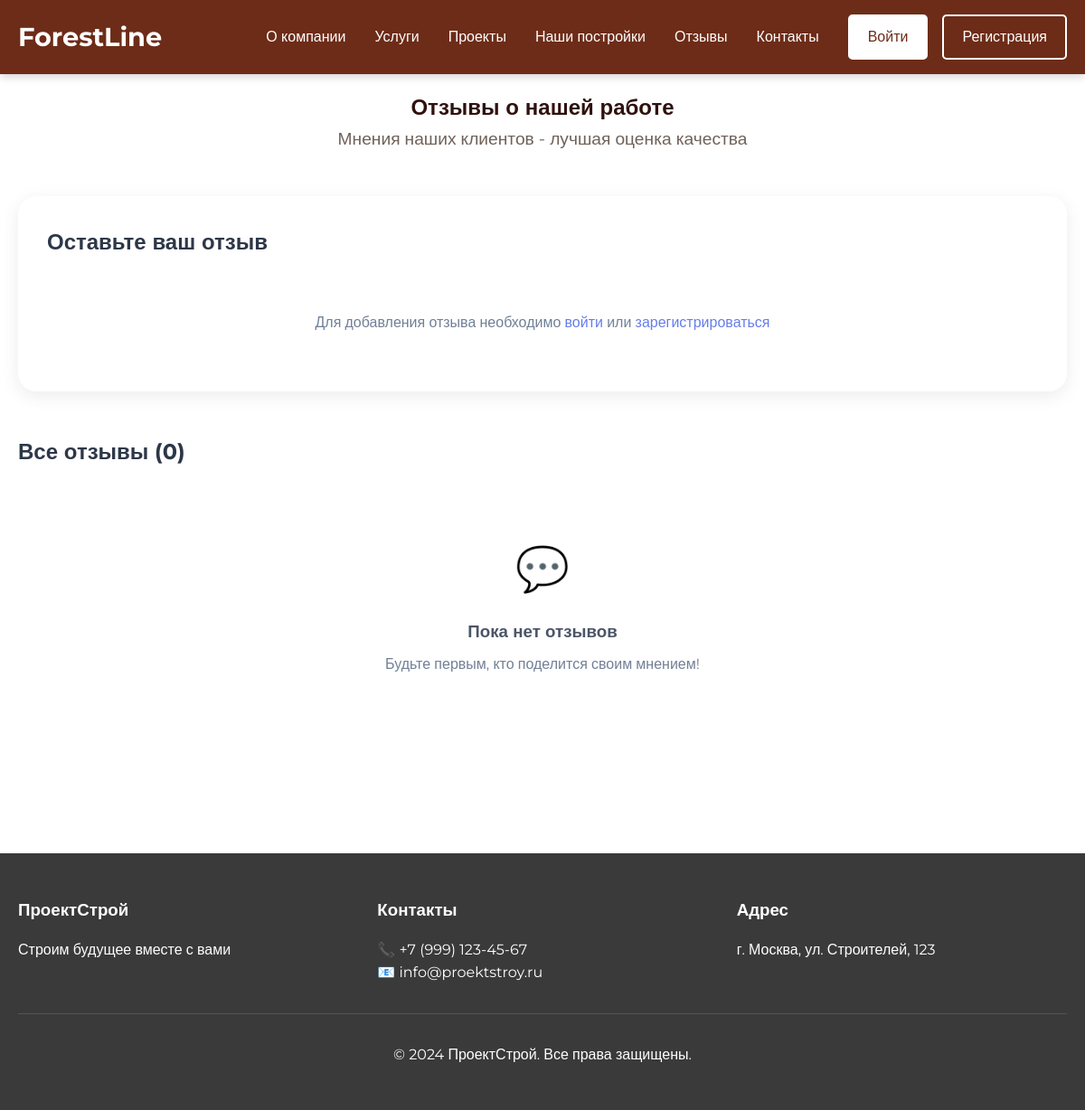
The page /reviews/ on the database as committed earlier.
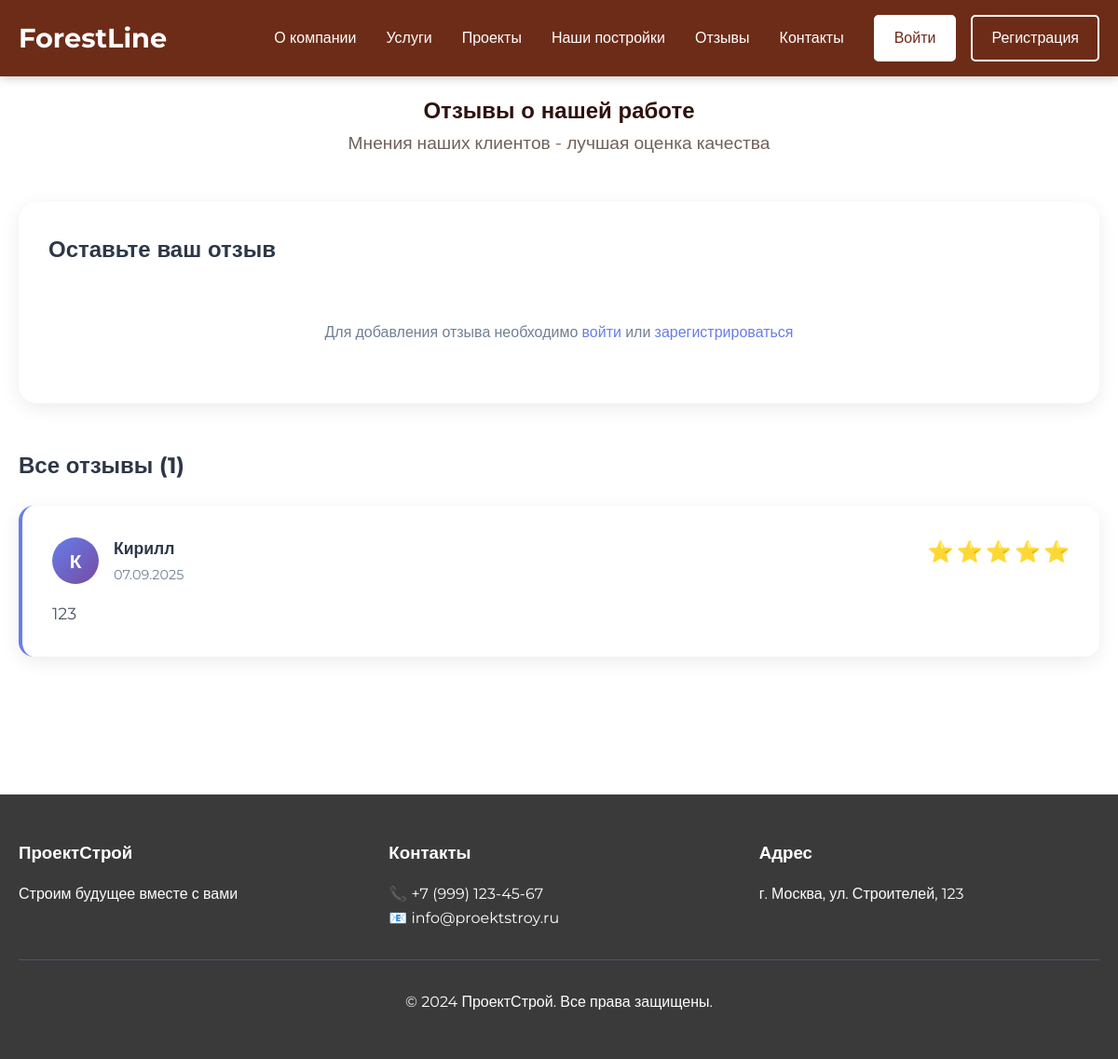
The same page on the database as committed later.
### myapp/models.py (models this page shows, shortened)
class Review(models.Model):
    STATUS_CHOICES = [
        ('pending', 'На модерации'),
        ('approved', 'Одобрено'),
        ('rejected', 'Отклонено'),
    ]
    user = models.ForeignKey(User, on_delete=models.CASCADE, verbose_name="Пользователь")
    rating = models.PositiveIntegerField(choices=[(i, i) for i in range(1, 6)], verbose_name="Рейтинг")
    text = models.TextField(verbose_name="Текст отзыва")
    created_at = models.DateTimeField(auto_now_add=True, verbose_name="Создан")
    status = models.CharField(max_length=10, choices=STATUS_CHOICES, default='pending', verbose_name="Статус")
    admin_notes = models.TextField(blank=True, verbose_name="Заметки администратора")
    class Meta:
        verbose_name = "Отзыв"
        verbose_name_plural = "Отзывы"
        ordering = ['-created_at']

### myapp/views.py (the view)
# urls.py: path('reviews/', views.reviews_view, name='reviews'),
def reviews_view(request):
    approved_reviews = Review.objects.filter(status='approved').order_by('-created_at')
    if request.method == 'POST':
        if not request.user.is_authenticated:
            messages.error(request, 'Для добавления отзыва необходимо авторизоваться.')
            return redirect('login')
        form = ReviewForm(request.POST)
        if form.is_valid():
            review = form.save(commit=False)
            review.user = request.user
            review.save()
            messages.success(request, 'Отзыв отправлен на модерацию! После проверки он появится на сайте.')
            return redirect('reviews')
    else:
        form = ReviewForm()
    context = {
        'reviews': approved_reviews,
        'form': form,
        'user_review_exists': Review.objects.filter(
            user=request.user).exists() if request.user.is_authenticated else False
    }
    return render(request, 'myapp/reviews.html', context)

### myapp/templates/myapp/reviews.html (shortened to what this page needs)
{% extends 'myapp/base.html' %}
{% block content %}
<section class="section">
    <div class="container">
        <div class="section-title">
            <h1>Отзывы о нашей работе</h1>
            <p>Мнения наших клиентов - лучшая оценка качества</p>
        </div>
        <div class="add-review-section" id="add-review">
            <div class="review-form-card">
                <h2>Оставьте ваш отзыв</h2>
                {% if user.is_authenticated %}
                    {% if user_review_exists %}
                    <div class="info-message">
                        <p>✅ Вы уже оставляли отзыв. Спасибо за ваше мнение!</p>
                    </div>
                    {% else %}
                    <form method="post" class="review-form">
                        {% csrf_token %}
                        <div class="form-group">
                            <label for="id_rating">Ваша оценка</label>
                            <select name="rating" id="id_rating" class="rating-select" required>
                                <option value="">Выберите оценку</option>
                                <option value="5">5 ⭐ - Отлично</option>
                                <option value="4">4 ⭐ - Очень хорошо</option>
                                <option value="3">3 ⭐ - Хорошо</option>
                                <option value="2">2 ⭐ - Удовлетворительно</option>
                                <option value="1">1 ⭐ - Плохо</option>
                            </select>
                        </div>
                        <div class="form-group">
                            <label for="id_text">Ваш отзыв</label>
                            <textarea name="text" id="id_text" rows="4" placeholder="Поделитесь вашим опытом сотрудничества с нами..." required></textarea>
                        </div>
                        <button type="submit" class="submit-btn">Отправить отзыв</button>
                    </form>
                    {% endif %}
                {% else %}
                <div class="auth-required">
                    <p>Для добавления отзыва необходимо <a href="{% url 'login' %}">войти</a> или <a href="{% url 'register' %}">зарегистрироваться</a></p>
                </div>
                {% endif %}
            </div>
        </div>
        <div class="all-reviews-section">
            <h2>Все отзывы ({{ reviews|length }})</h2>
            {% if reviews %}
            <div class="reviews-grid-large">
                {% for review in reviews %}
                <div class="review-card-large">
                    <div class="review-header-large">
                        <div class="reviewer-info-large">
                            <div class="reviewer-avatar-large">
                                {{ review.user.first_name|first|default:review.user.username|first|upper }}
                            </div>
                            <div>
                                <h4>{{ review.user.first_name|default:review.user.username }}</h4>
                                <span class="review-date-large">{{ review.created_at|date:"d.m.Y" }}</span>
                            </div>
                        </div>
                        <div class="review-rating-large">
                            {% for i in "12345" %}
                                {% if forloop.counter <= review.rating %}
                                    <span class="star filled">⭐</span>
                                {% else %}
                                    <span class="star">☆</span>
                                {% endif %}
                            {% endfor %}
                        </div>
                    </div>
                    <p class="review-text-large">{{ review.text }}</p>
                </div>
                {% endfor %}
            </div>
            {% else %}
            <div class="empty-reviews">
                <div class="empty-icon">💬</div>
                <h3>Пока нет отзывов</h3>
                <p>Будьте первым, кто поделится своим мнением!</p>
            </div>
            {% endif %}
        </div>
    </div>
</section>
{% endblock %}

### myapp/templates/myapp/base.html (shortened to what this page needs)
<!DOCTYPE html>
<html lang="ru">
<head>
</head>
<body>
    <header>
        <div class="container">
            <div class="header-content">
                <a href="/" class="logo">ForestLine</a>
                <nav>
                    <ul class="nav-links">
                        <li><a href="/#about">О компании</a></li>
                        <li><a href="/#services">Услуги</a></li>
                        <li><a href="/#projects">Проекты</a></li>
                        <li><a href="/#buildings">Наши постройки</a></li>
                        <li><a href="/#reviews">Отзывы</a></li>
                        <li><a href="/#contact">Контакты</a></li>
                        {% if user.is_authenticated %}
                        <li class="user-menu">
                            <a href="{% url 'profile' %}" class="profile-button">Профиль</a>
                            <a href="{% url 'logout' %}" class="logout-button">Выйти</a>
                        </li>
                        {% else %}
                        <li class="auth-buttons">
                            <a href="{% url 'login' %}" class="auth-button login">Войти</a>
                            <a href="{% url 'register' %}" class="auth-button register">Регистрация</a>
                        </li>
                        {% endif %}
                    </ul>
                </nav>
            </div>
        </div>
    </header>
    <main>
        {% block content %}
        {% endblock %}
    </main>
    <footer>
        <div class="container">
            <div class="footer-content">
                <div class="footer-section">
                    <h3>ПроектСтрой</h3>
                    <p>Строим будущее вместе с вами</p>
                </div>
                <div class="footer-section">
                    <h3>Контакты</h3>
                    <p>📞 +7 (999) 123-45-67</p>
                    <p>📧 info@proektstroy.ru</p>
                </div>
                <div class="footer-section">
                    <h3>Адрес</h3>
                    <p>г. Москва, ул. Строителей, 123</p>
                </div>
            </div>
            <div class="footer-bottom">
                <p>&copy; 2024 ПроектСтрой. Все права защищены.</p>
            </div>
        </div>
    </footer>
</body>
</html>

### myapp/templates/myapp/base.html (style rules this page uses)
* { margin: 0; padding: 0; box-sizing: border-box; }
body { font-family: 'Montserrat', sans-serif; line-height: 1.6; color: #2F120E; background-color: white; overflow-x: hidden; }
.container { max-width: 1200px; margin: 0 auto; padding: 0 20px; }
header { background: #6D2C18; position: fixed; width: 100%; top: 0; z-index: 1000; box-shadow: 0 2px 10px rgba(0,0,0,0.2); }
.header-content { display: flex; justify-content: space-between; align-items: center; padding: 1rem 0; }
.logo { font-size: 1.8rem; font-weight: 700; color: white; text-decoration: none; }
.nav-links { display: flex; list-style: none; gap: 2rem; align-items: center; }
.nav-links a { text-decoration: none; color: white; font-weight: 500; transition: color 0.3s; }
.auth-buttons { display: flex; gap: 1rem; }
.auth-button { padding: 10px 20px; border: 2px solid white; border-radius: 5px; text-decoration: none; font-weight: 500; transition: all 0.3s; }
.auth-button.login { background: white; color: #6D2C18; }
.auth-button.register { background: transparent; color: white; }
.section { padding: 100px 0; }
.section-title { text-align: center; margin-bottom: 3rem; }
.section-title p { font-size: 1.2rem; color: #706259; }
footer { background: #3a3a3a; color: white; padding: 3rem 0; }
.footer-content { display: grid; grid-template-columns: repeat(auto-fit, minmax(250px, 1fr)); gap: 2rem; }
.footer-section h3 { margin-bottom: 1rem; color: #ffffff; }
.footer-bottom { text-align: center; margin-top: 2rem; padding-top: 2rem; border-top: 1px solid #4a5568; }

### myapp/templates/myapp/reviews.html (style rules this page uses)
.star { font-size: 1.2rem; }
.star.filled { color: #fbbf24; }
.add-review-section { margin: 2rem 0; }
.review-form-card { background: white; padding: 2rem; border-radius: 20px; box-shadow: 0 5px 20px rgba(0,0,0,0.08); }
.review-form-card h2 { margin: 0 0 1.5rem; color: #2d3748; }
.auth-required { text-align: center; padding: 2rem; color: #718096; }
.auth-required a { color: #667eea; text-decoration: none; }
.all-reviews-section { margin: 3rem 0; }
.all-reviews-section h2 { color: #2d3748; margin-bottom: 1.5rem; }
.reviews-grid-large { display: flex; flex-direction: column; gap: 1.5rem; }
.review-card-large { background: white; padding: 2rem; border-radius: 16px; box-shadow: 0 5px 20px rgba(0,0,0,0.08); border-left: 4px solid #667eea; }
.review-header-large { display: flex; justify-content: space-between; align-items: start; margin-bottom: 1rem; flex-wrap: wrap; gap: 1rem; }
.reviewer-info-large { display: flex; align-items: center; gap: 1rem; }
.reviewer-avatar-large { width: 50px; height: 50px; background: linear-gradient(135deg, #667eea 0%, #764ba2 100%); border-radius: 50%; display: flex; align-items: center; justify-content: center; color: white; font-weight: bold; font-size: 1.3rem; }
.reviewer-info-large h4 { margin: 0; color: #2d3748; font-size: 1.1rem; }
.review-date-large { font-size: 0.9rem; color: #718096; }
.review-rating-large { display: flex; gap: 0.2rem; }
.review-rating-large .star { font-size: 1.4rem; }
.review-text-large { color: #4a5568; line-height: 1.6; font-size: 1.1rem; margin: 0; }

Rows that differ between the two databases and show on the page:
added Review: user.first_name|first "К", user.first_name "Кирилл", created_at "07.09.2025", rating 5 (drawn), text "123"
Other text that changed with them:
{{ reviews|length }}: "0" → "1"
text no longer shown: "💬 Пока нет отзывов Будьте первым, кто поделится своим мнением!"
